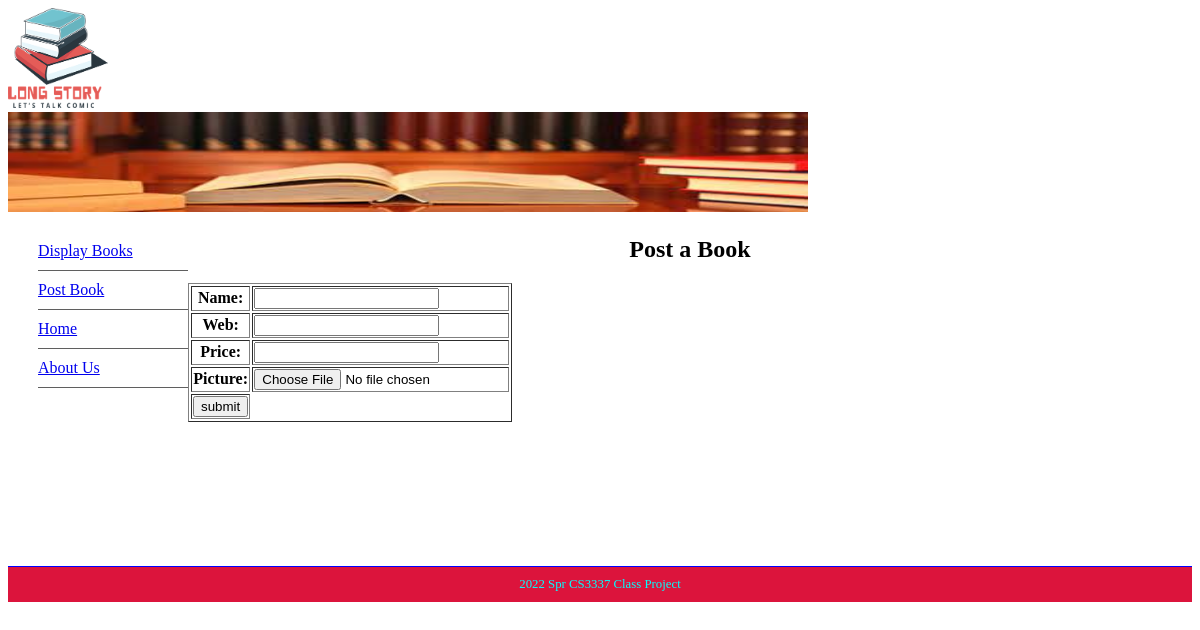
The app's page /postbook with its own data.
### bookMng/models.py (models this page shows, shortened)
class MainMenu(models.Model):
    item = models.CharField(max_length=200, unique=True)
    link = models.CharField(max_length=200, unique=True)

### bookMng/views.py (the view)
# urls.py: path('postbook', views.postbook, name='postbook'),
def postbook(request):
    submitted = False
    form = BookForm
    if request.method == 'POST':
        form = BookForm(request.POST, request.FILES)
        if form.is_valid():
            form.save()
            return HttpResponseRedirect('/postbook?submitted=True')
    else:
        form = BookForm
        if 'submitted' in request.GET:
            submitted = True
        return render(request, "bookMng/postbook.html",
                      {
                          'form': form,
                          'item_list': MainMenu.objects.all(),
                          'submitted': submitted
                      }
                      )

### BookEx/templates/bookMng/postbook.html (shortened to what this page needs)
{% extends "base.html" %}
{% load static %}
{% block sidenav %}
    {% for item in item_list %}
        <li>
            <a href="{{ item.link }}"> {{ item.item }} </a>
        </li>
    {% endfor %}
{% endblock sidenav %}
{% block content %}
<h1 align="center"> Post a Book</h1>
{% if submitted %}
<p>Post book succesfully</p>
{% else %}
<form action="" enctype="multipart/form-data" method="post" novalidate>
    <table border="1">
        {{form.as_table}}
        <tr>
            <td>
                <input type="submit" value="submit">
            </td>
        </tr>
    </table>
</form>
{% endif %}
{% endblock content %}

### BookEx/static/main.css (style rules this page uses)
#nav li { padding-top: 10px; padding-bottom: 10px; font-size: 1em; list-style-type: none; border-bottom: thin solid #5f5f5f; color: #4c4c4c; left: 0px; list-style-position: inside; margin-left: -10px; }

### records on screen
MainMenu: item "Display Books"
MainMenu: item "Post Book"
MainMenu: item "Home"
MainMenu: item "About Us"
